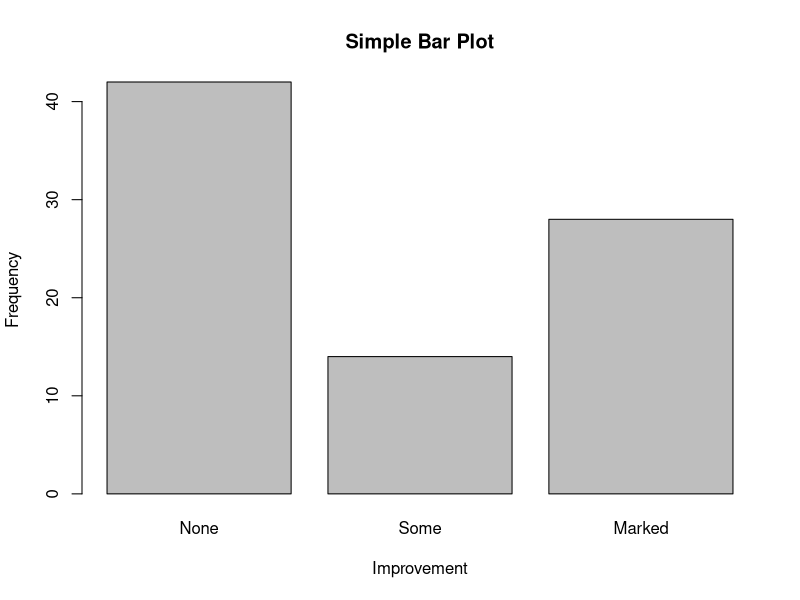
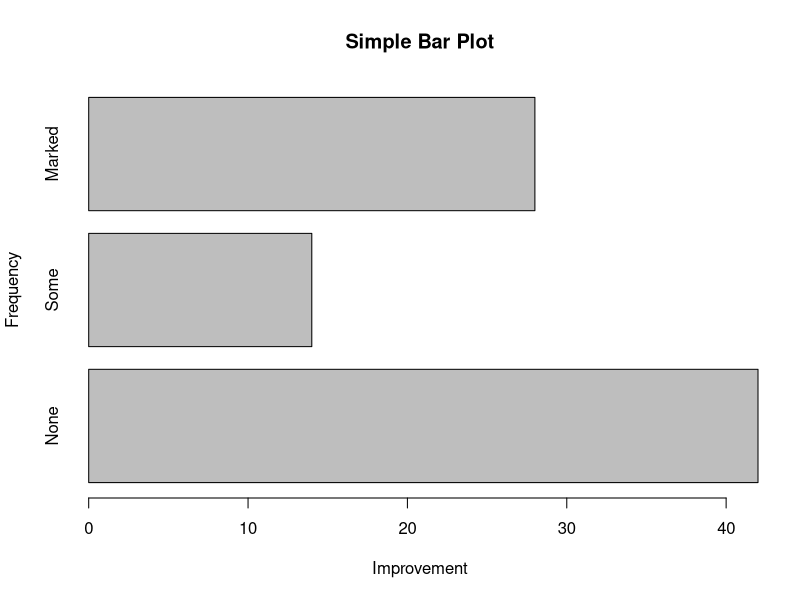
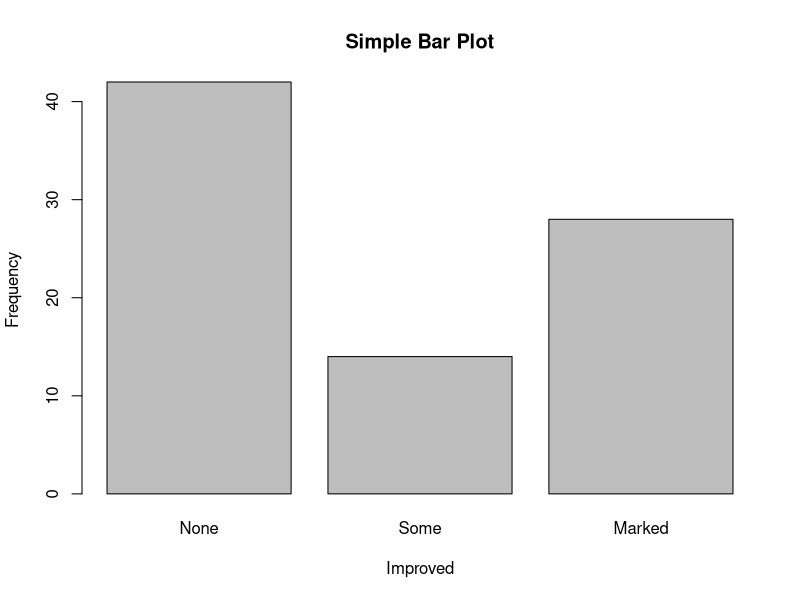
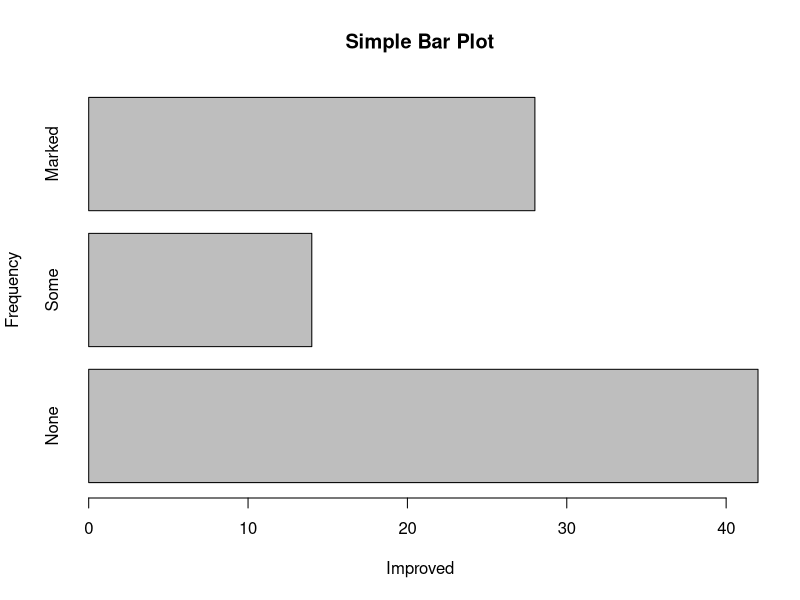
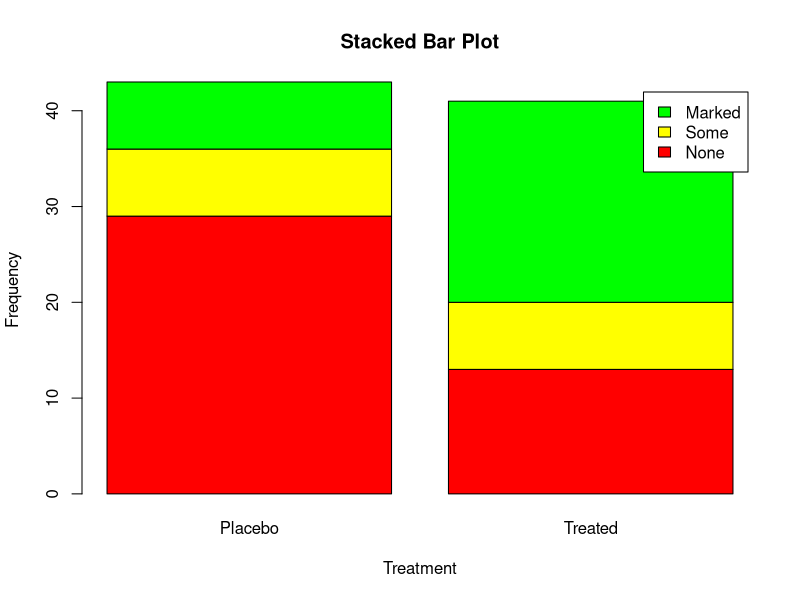
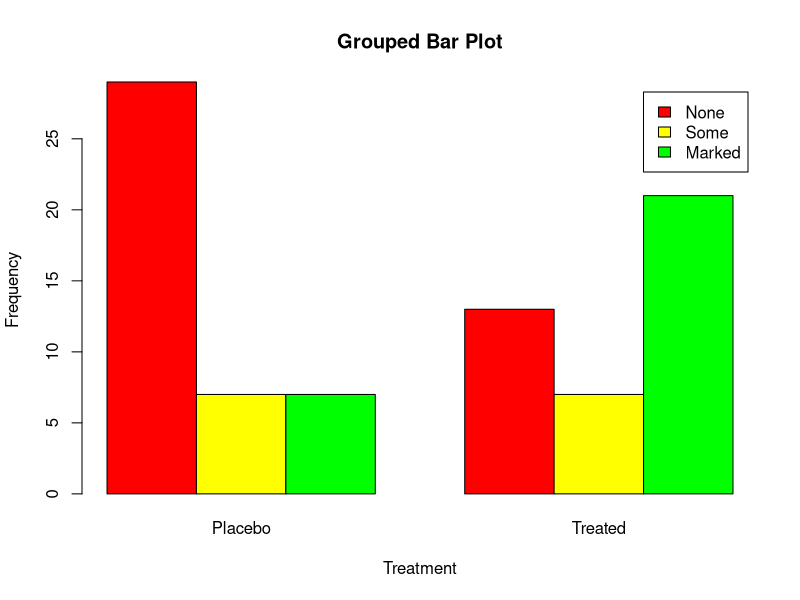
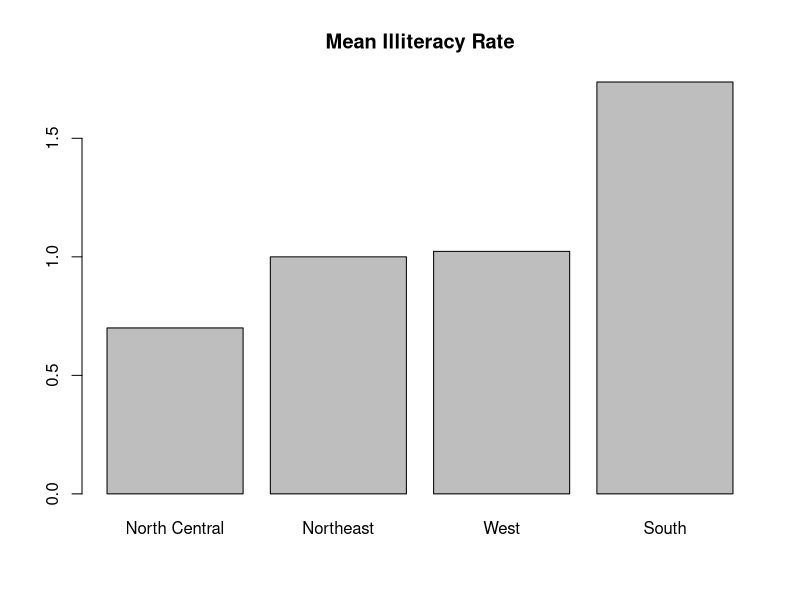
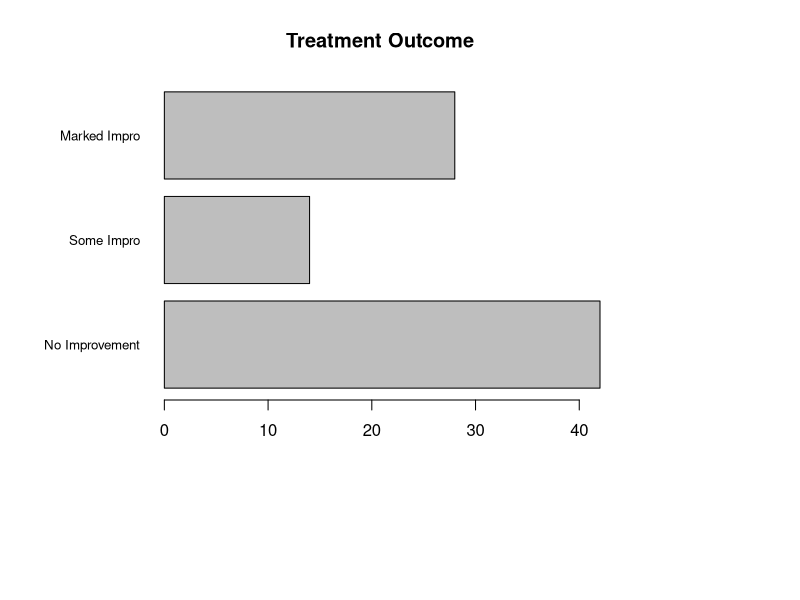

These figures' R source, in order:
install.packages("vcd")
library(vcd)
counts <- table(Arthritis$Improved)
counts
barplot(counts,
        main="Simple Bar Plot",
        xlab = "Improvement", ylab = "Frequency")
barplot(counts,
        main="Simple Bar Plot",
        xlab = "Improvement", ylab = "Frequency",
        horiz = TRUE)
plot(Arthritis$Improved, main = "Simple Bar Plot",
     xlab = "Improved", ylab = "Frequency")
plot(Arthritis$Improved,  horiz = TRUE, main = "Simple Bar Plot",
     xlab = "Improved", ylab = "Frequency")
counts <- table(Arthritis$Improved, Arthritis$Treatment)
counts
barplot(counts,
        main = "Stacked Bar Plot",
        xlab = "Treatment", ylab = "Frequency",
        col = c("red", "yellow", "green"),
        legend = rownames(counts))
barplot(counts,
        main = "Grouped Bar Plot",
        xlab = "Treatment", ylab = "Frequency",
        col = c("red", "yellow", "green"),
        legend = rownames(counts), beside = TRUE)

states <- data.frame(state.region,state.x77)
states
means <- aggregate(states$Illiteracy, by = list(state.region), FUN = mean)
means
means <- means[order(means$x),]
means
barplot(means$x, names.arg = means$Group.1)
title("Mean Illiteracy Rate")

par(mar=c(10,8,4,10))
par(las = 1)
counts <- table(Arthritis$Improved)
barplot(counts,
        main = "Treatment Outcome",
        horiz = TRUE, cex.names = 0.8,
        names.arg = c("No Improvement","Some Impro","Marked Impro"))

library(vcd)
attach(Arthritis)
counts <- table(Treatment,Improved)
spine(counts, main = "Spinogram Example")
detach(Arthritis)

#eg 6.5
par(mfrow = c(2,2))
slices <- c(10, 12, 4, 16, 8)
lbls <- c("US","UK","AUS","GER","FRA")
pie(slices, labels = lbls,
    main = "Simple Pie Chart")
pct <- round(slices/sum(slices)*100)
lbls2 <- paste(lbls, " ", pct, "%", sep = "")
pie(slices, labels = lbls2, col = rainbow(length(lbls2)),
    main = "Pie Chart with percentages")
library(plotrix)
pie3D(slices, labels = lbls2, explode = 0.1,
      main = "3D Pie Chart")
mytable <- table(state.region)
lbls3 <- paste(names(mytable),"\n", mytable, sep="")
pie(mytable, labels = lbls3,
    main="Pie Chart from a Table\n (with sample sizes)")

#eg 6.6
par(mfrow = c(1,1))
hist(mtcars$mpg)
hist(mtcars$mpg, 
     breaks=12,
     col="red",
     xlab="Miles Per Gallon",
     main="Colored histogram with 12 bins")
hist(mtcars$mpg,
     freq = FALSE,
     breaks=12,
     col="red",
     xlab="Miles Per Gallon",
     main=" Histogram, rug plot, density curve")
rug(jitter(mtcars$mpg))
lines(density(mtcars$mpg), col="blue", lwd=2)
x <- mtcars$mpg
h <- hist(x,
          breaks=12,
          col="red",
          xlab="Miles Per Gallon",
          main="Histogram with normal curve and box")
xfit <- seq(min(x), max(x), length = 40)
yfit <- dnorm(xfit, mean=mean(x), sd = sd(x))
yfit <- yfit*diff(h$mids[1:2])*length(x)
lines(xfit, yfit, col="blue", lwd=2)
box()

#eg 6.8
par(lwd = 2)
library(sm)
attach(mtcars)
cyl.f <- factor(cyl, levels = c(4, 6, 8),
                labels = c("4 cylinder", "6 cylinder",
                           "8 cylinder"))
sm.density.compare(mpg, cyl, xlab = "Miles Per Gallon")
title(main= "MPG Distribution by Car Cylinders")
colfill <- c(2:(1+length(levels(cyl.f))))
#legend(locator(1), levels(cyl.f),fill=colfill)
detach(mtcars)

#eg 6.11
x <- mtcars[order(mtcars$mpg),]
x$cyl <- factor(x$cyl)
x$color[x$cyl == 4] <- "red"
x$color[x$cyl == 6] <- "blue"
x$color[x$cyl == 8] <- "darkgreen"
dotchart(x$mpg,
         labels = row.names(x),
         cex = .7,
         groups = x$cyl,
         gcolor = "black",
         color = x$color,
         pch = 19,
         main = "Gas Mileage for Car Models\ngrouped by cylinder",
         xlab = "Miles Per Gallon")
